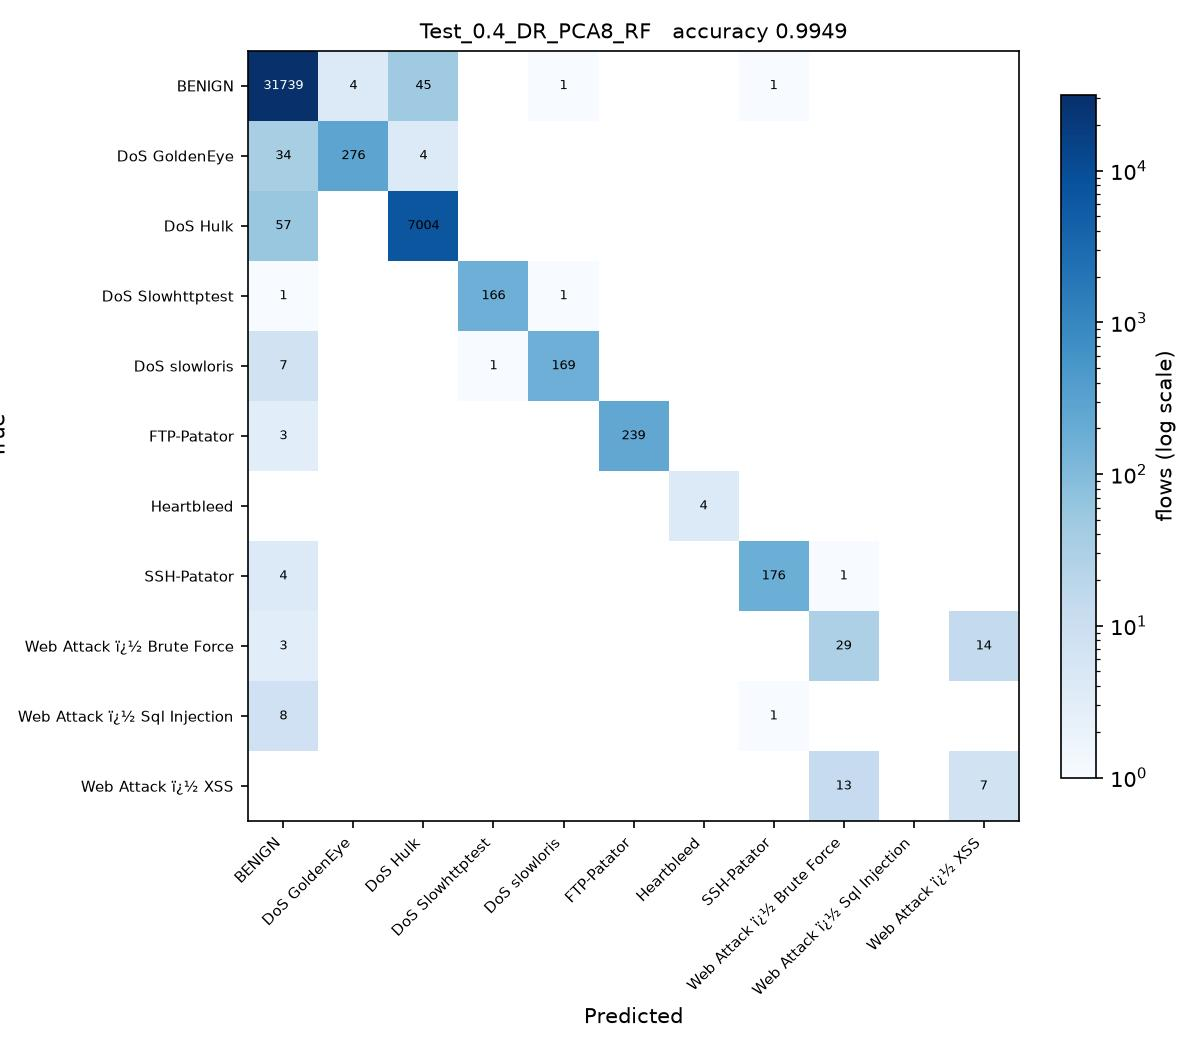

Reproduce this figure in Python.
# Test_0.4_DR_PCA8_RF.py
#
# Test size 0.4  |  PCA, 8 components  |  Random Forest (sheet #7)
#
# This is SGDC_60_40.py with the changes marked CHANGE below and nothing else.
#
# Taken from the sheet unchanged.

import os
from pathlib import Path

# CHANGE 1: run from the project folder, so the CSV names below resolve, and
# read them as latin-1. The Web Attack labels contain byte 0x96, which the
# default utf-8 decoder rejects with UnicodeDecodeError.
os.chdir(Path(__file__).resolve().parent.parent)
import numpy as np
import pandas as pd

df1 = pd.read_csv(r'C:\Users\Karthika\OneDrive\Desktop\ACN_PCA_75_Runs\Scripts\Tuesday-WorkingHours.pcap_ISCX (1).csv', low_memory=True, encoding='latin-1')
df2 = pd.read_csv(r'C:\Users\Karthika\OneDrive\Desktop\ACN_PCA_75_Runs\Scripts\Wednesday-workingHours.pcap_ISCX.csv', low_memory=True, encoding='latin-1')
df3 = pd.read_csv(r'C:\Users\Karthika\OneDrive\Desktop\ACN_PCA_75_Runs\Scripts\Thursday-WorkingHours-Morning-WebAttacks.pcap_ISCX.csv', low_memory=True, encoding='latin-1')

dataset = pd.concat([df1, df2, df3], ignore_index=True)

dataset.columns = dataset.columns.str.strip()

# CHANGE 2: a stratified sample of 100000 flows, the same for every run.
# The full three captures hold about 1.3 million flows, which makes 75 runs
# impractical. At least 50 flows of every class are kept.
label = dataset.columns[-1]
dataset = pd.concat(
    [g.sample(n=min(len(g), max(50, round(100000 * len(g) / len(dataset)))), random_state=0)
     for _, g in dataset.groupby(label)],
    ignore_index=True
)

X = dataset.iloc[:, :-1]
y = dataset.iloc[:, -1]

X = X.apply(pd.to_numeric, errors='coerce')

X.replace([np.inf, -np.inf], np.nan, inplace=True)

from sklearn.impute import SimpleImputer

imputer = SimpleImputer(missing_values=np.nan, strategy='mean')
X = imputer.fit_transform(X)

from sklearn.preprocessing import LabelEncoder

labelencoder_y = LabelEncoder()
y = labelencoder_y.fit_transform(y)

from sklearn.model_selection import train_test_split

X_train, X_test, y_train, y_test = train_test_split(
    X,
    y,
    test_size=0.4,   # CHANGE 3: test size
    random_state=0,
    stratify=y
)

# CHANGE 4: PCA, from PCA_LDA_KErnel_PCA_CODE.pdf (fitted on training data only).
# PCA follows the directions of largest variance, so the features have to be on
# a common scale first, otherwise the components just track whichever column has
# the biggest units. The scaler is fitted on the training split only.
from sklearn.preprocessing import StandardScaler
from sklearn.decomposition import PCA

scaler = StandardScaler()
X_train = scaler.fit_transform(X_train)
X_test = scaler.transform(X_test)

pca = PCA(n_components=8)
X_train = pca.fit_transform(X_train)          # no labels: PCA is unsupervised
X_test = pca.transform(X_test)
print("\nVariance explained by 8 components : {:.4f}".format(pca.explained_variance_ratio_.sum()))

# CHANGE 5: Random Forest (sheet #7) in place of SGDClassifier
from sklearn.ensemble import RandomForestClassifier

classifier = RandomForestClassifier(
    n_estimators=200,
    criterion='entropy',
    random_state=0
)

classifier.fit(X_train, y_train)

y_pred = classifier.predict(X_test) 

from sklearn.metrics import confusion_matrix
from sklearn.metrics import accuracy_score
from sklearn.metrics import precision_score
from sklearn.metrics import recall_score
from sklearn.metrics import f1_score
from sklearn.metrics import classification_report

cm = confusion_matrix(y_test, y_pred)

print("Confusion Matrix:\n")
print(cm)

print("\nAccuracy : {:.4f}".format(accuracy_score(y_test, y_pred)))
print("\nPrecision : {:.4f}".format(precision_score(y_test, y_pred, average='weighted')))
print("\nRecall : {:.4f}".format(recall_score(y_test, y_pred, average='weighted')))
print("\nF1 Score : {:.4f}".format(f1_score(y_test, y_pred, average='weighted')))

print("\nClassification Report:\n")
print(classification_report(y_test, y_pred))
# CHANGE 6: save the confusion matrix as Test_0.4_DR_PCA8_RF.jpg and record the result
import matplotlib
matplotlib.use('Agg')
import matplotlib.pyplot as plt
from matplotlib.colors import LogNorm

here = Path(__file__).resolve().parent
names = [str(c) for c in labelencoder_y.classes_]
fig, ax = plt.subplots(figsize=(8, 7))
im = ax.imshow(cm, cmap='Blues', norm=LogNorm(vmin=1))
ax.set_xticks(range(len(names)), names, rotation=45, ha='right', fontsize=7)
ax.set_yticks(range(len(names)), names, fontsize=7)
ax.set_xlabel('Predicted')
ax.set_ylabel('True')
ax.set_title('Test_0.4_DR_PCA8_RF   accuracy {:.4f}'.format(accuracy_score(y_test, y_pred)), fontsize=10)
for i in range(cm.shape[0]):
    for j in range(cm.shape[1]):
        if cm[i, j]:
            ax.text(j, i, cm[i, j], ha='center', va='center', fontsize=6,
                    color='white' if cm[i, j] > cm.max() / 3 else 'black')
fig.colorbar(im, ax=ax, fraction=0.04, label='flows (log scale)')
fig.tight_layout()
fig.savefig(here / 'Test_0.4_DR_PCA8_RF.jpg', dpi=150)
plt.close(fig)

row = pd.DataFrame([{
    'Test': 0.4, 'DR': 'PCA8', 'Clas': 'RF',
    'Acc': round(accuracy_score(y_test, y_pred), 4),
    'Pre': round(precision_score(y_test, y_pred, average='weighted', zero_division=0), 4),
    'Rec': round(recall_score(y_test, y_pred, average='weighted', zero_division=0), 4),
    'F1': round(f1_score(y_test, y_pred, average='weighted', zero_division=0), 4),
    'script': 'Test_0.4_DR_PCA8_RF',
}])
out = here.parent / 'results' / '75_runs.csv'
out.parent.mkdir(exist_ok=True)
if out.exists():
    old = pd.read_csv(out)
    row = pd.concat([old[old['script'] != 'Test_0.4_DR_PCA8_RF'], row], ignore_index=True)
row.to_csv(out, index=False)
